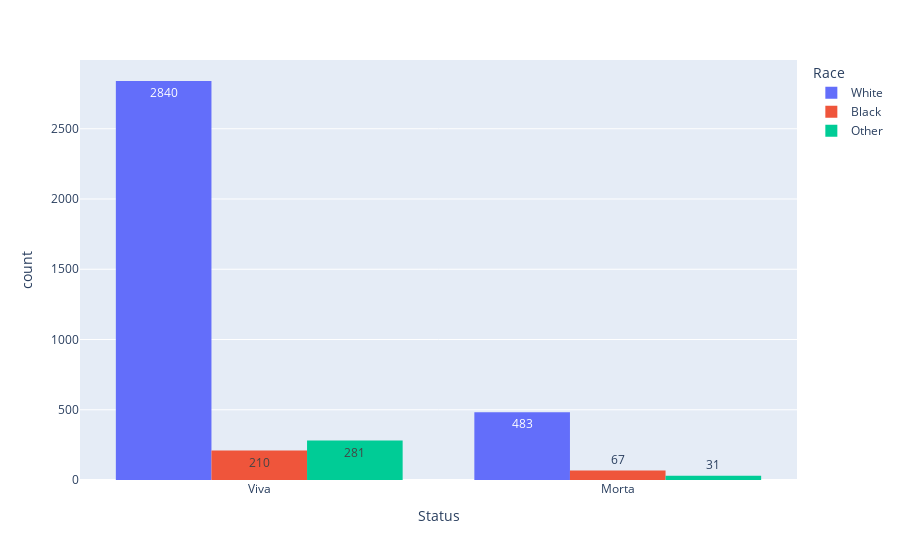

The notebook cell this image was saved under:
### Code cell
# porcentagem_progressao = round(df['Survival Months'].value_counts(normalize=True)*100,2)
fig = px.histogram(df, x="Status", color= 'Race', barmode='group', text_auto= True)
fig.show()

### Figure 1 — Plotly figure (JSON) as saved in the notebook; plotly's stock layout.template omitted (floating-point values rounded to 4 significant figures; data arrays with more than 128 entries replaced by an {"elided": "..."} marker saying what was removed)
{"data": [{"alignmentgroup": "True", "bingroup": "x", "hovertemplate": "Race=White<br>Status=%{x}<br>count=%{y}<extra></extra>", "legendgroup": "White", "marker": {"color": "#636efa", "pattern": {"shape": ""}}, "name": "White", "offsetgroup": "White", "orientation": "v", "showlegend": true, "texttemplate": "%{value}", "type": "histogram", "x": {"elided": "3323 str values"}, "xaxis": "x", "yaxis": "y"}, {"alignmentgroup": "True", "bingroup": "x", "hovertemplate": "Race=Black<br>Status=%{x}<br>count=%{y}<extra></extra>", "legendgroup": "Black", "marker": {"color": "#EF553B", "pattern": {"shape": ""}}, "name": "Black", "offsetgroup": "Black", "orientation": "v", "showlegend": true, "texttemplate": "%{value}", "type": "histogram", "x": {"elided": "277 str values"}, "xaxis": "x", "yaxis": "y"}, {"alignmentgroup": "True", "bingroup": "x", "hovertemplate": "Race=Other<br>Status=%{x}<br>count=%{y}<extra></extra>", "legendgroup": "Other", "marker": {"color": "#00cc96", "pattern": {"shape": ""}}, "name": "Other", "offsetgroup": "Other", "orientation": "v", "showlegend": true, "texttemplate": "%{value}", "type": "histogram", "x": {"elided": "312 str values"}, "xaxis": "x", "yaxis": "y"}], "layout": {"barmode": "group", "legend": {"title": {"text": "Race"}, "tracegroupgap": 0}, "margin": {"t": 60}, "xaxis": {"anchor": "y", "domain": [0, 1], "title": {"text": "Status"}}, "yaxis": {"anchor": "x", "domain": [0, 1], "title": {"text": "count"}}}}
